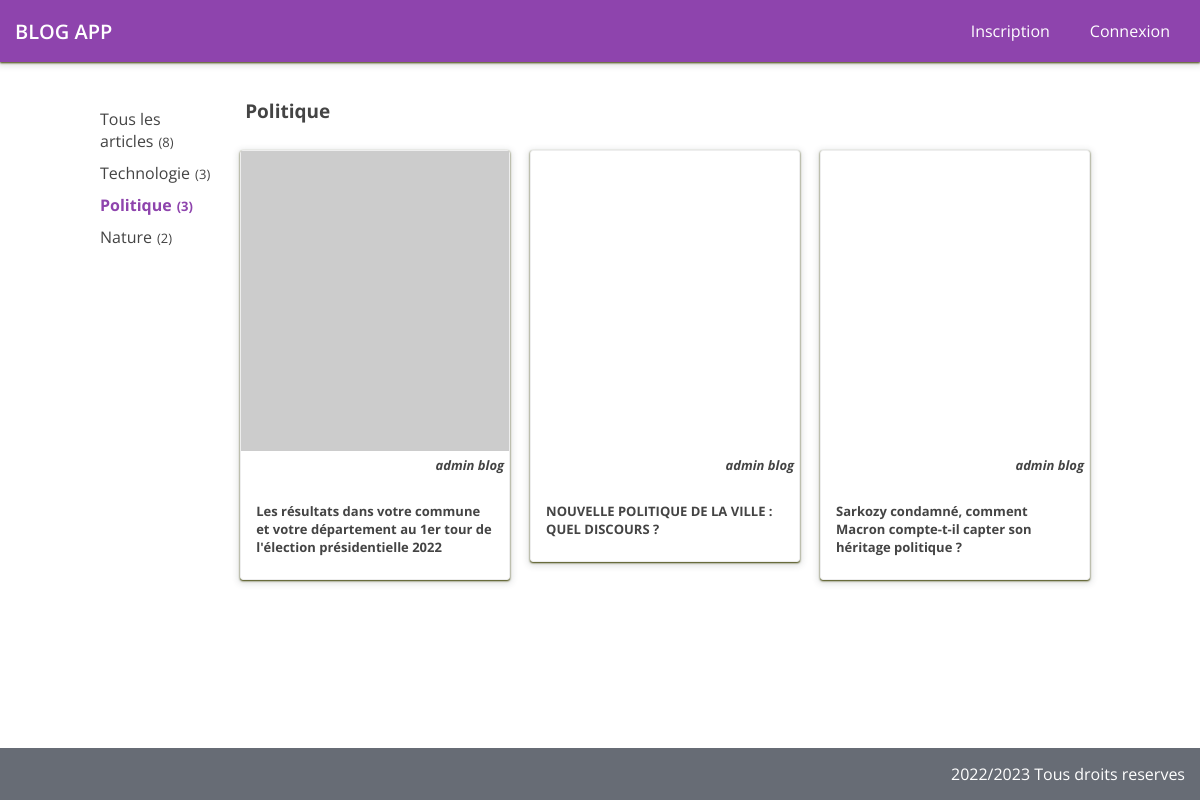
Screenshot of /?cat=Politique with the database file from the repository.
### tables this page shows
CREATE TABLE `article` (
                           `id` int NOT NULL AUTO_INCREMENT,
                           `title` varchar(255) NOT NULL,
                           `image` varchar(255) NOT NULL,
                           `content` longtext NOT NULL,
                           `category` varchar(45) NOT NULL,
                           `author` int DEFAULT NULL,
                           PRIMARY KEY (`id`),
                           KEY `fk_article_user_idx` (`author`),
                           CONSTRAINT `fk_article_user` FOREIGN KEY (`author`) REFERENCES `user` (`id`)
);

CREATE TABLE `user` (
                        `id` int NOT NULL AUTO_INCREMENT,
                        `firstname` varchar(200) NOT NULL,
                        `lastname` varchar(200) NOT NULL,
                        `email` varchar(200) NOT NULL,
                        `password` varchar(500) NOT NULL,
                        PRIMARY KEY (`id`)
);

### database/models/ArticleDAO.php (called while the page is built, shortened)
<?php
class ArticleDAO {
    private PDOStatement $statementReadAll;
    function __construct(private PDO $pdo)
    {
        $this->statementReadAll = $this->pdo->prepare('SELECT article.*, user.firstname, user.lastname FROM article LEFT JOIN user ON article.author = user.id');
    }
    function getAll() : array {
        $this->statementReadAll->execute();
        return $this->statementReadAll->fetchAll();
    }
}
return new ArticleDAO($pdo);

### index.php (the view, shortened to what this page needs)
<?php
    require __DIR__.'/database/database.php';
    $articleDAO = require_once './database/models/ArticleDAO.php';
    $articles = $articleDAO->getAll();
    $categories = [];
    $selectedCat = $_GET['cat'] ?? '';
    if(count($articles)) {
        $catmap = array_map(fn ($a) => $a['category'], $articles);
        $categories = array_reduce($catmap, function($acc, $cat) {
            if(isset($acc[$cat])){
                $acc[$cat]++;
            } else {
                $acc[$cat] = 1;
            }
            return $acc;
        }, []);
        $articlesPerCategories = array_reduce($articles, function($acc, $article) {
            if(isset($acc[$article['category']])) {
                $acc[$article['category']] = [...$acc[$article['category']], $article];
            } else {
                $acc[$article['category']] = [$article];
            }
            return $acc;
        }, []);
    }
?>
<!DOCTYPE html>
<html lang="en">
<head>
    <?php require_once 'includes/head.php' ?>
    <link rel="stylesheet" href="public/css/index.css">
</head>
<body>
    <div class="container">
        <?php require_once 'includes/header.php'  ?>
        <div class="content">
            <div class="newsfeed-container">
                <ul class="category-container">
                    <li class="<?= $selectedCat ? '' : 'cat-active' ?>" ><a href="/">
                        Tous les articles<span class="small">(<?= count($articles) ?>)</span>
                    </a></li>
                    <?php foreach($categories as $catName => $catNum) : ?>
                        <li class="<?= $selectedCat === $catName ? 'cat-active' : '' ?>" ><a href="/?cat=<?= $catName ?>">
                            <?= $catName ?><span class="small">(<?= $catNum ?>)</span>
                        </a></li>
                    <?php endforeach; ?>
                </ul>
                <div class="feed-container">
                    <?php if(!$selectedCat) : ?>
                        <?php foreach($categories as $cat => $num) : ?>
                            <h2 class="p-10"><?= $cat ?></h2>
                            <div class="articles-container">
                                <?php foreach($articlesPerCategories[$cat] as $article) : ?>
                                    <a href="/show-article.php?id=<?= $article['id'] ?>" class="article block">
                                        <div class="overflow">
                                            <div class="img-container" style="background-image: url(<?= $article['image'] ?>);" ></div>
                                        </div>
                                        <?php if($article['author']) : ?>
                                            <div class="article-author">
                                                <p><?= $article['firstname']. ' ' .$article['lastname'] ?></p>
                                            </div>
                                        <?php endif ; ?>
                                        <h3><?= substr($article['title'], 0 ,40) . '...' ?></h3>
                                    </a>
                                <?php endforeach; ?>
                            </div>
                        <?php endforeach; ?>
                    <?php else : ?>
                        <h2><?= $selectedCat ?></h2>
                        <div class="articles-container">
                            <?php foreach($articlesPerCategories[$selectedCat] as $article) : ?>
                                <a href="/show-article.php?id=<?= $article['id'] ?>" class="article block">
                                    <div class="overflow">
                                        <div class="img-container" style="background-image: url(<?= $article['image'] ?>);" ></div>
                                    </div>
                                    <?php if($article['author']) : ?>
                                        <div class="article-author">
                                            <p><?= $article['firstname']. ' ' .$article['lastname'] ?></p>
                                        </div>
                                    <?php endif ; ?>
                                    <h3><?= $article['title'] ?></h3>
                                </a>
                            <?php endforeach; ?>
                        </div>
                    <?php endif; ?>
                </div>
            </div>
        </div>
        <?php require_once 'includes/footer.php'  ?>
    </div>
</body>
</html>

### public/css/style.css (style rules this page uses)
:root { --font-family: 'Open Sans', sans-serif; --primary: #8e44ad; --primary-dark: #72378b; --dark: #676c75; --danger: #e74c3c; --background-light: #ecf0f1; --text-color: #444; --text-color-light: #fff; --box-shadow: rgba(60, 64, 0.3) 0px 1px 2px 0px, rgba(60, 64, 67, 0.15) 0px 2px 6px 2px; --border: 1px solid #eee; }
* { box-sizing: border-box; }
html, body { margin: 0; padding: 0; font-size: 10px; font-family: var(--font-family); }
h1, p { margin: 0%; }
ul { list-style-type: none; padding: 0; }
a { color: inherit; text-decoration: none; }
.container { font-size: 1.6rem; min-height: 100vh; display: flex; flex-flow: column; color: var(--text-color); }
.content { max-width: 100rem; width: 100%; flex: 1; align-self: center; display: flex; flex-flow: column; padding: 2rem 0; align-items: center; }
.block { border-radius: 3px; border: var(--border); background-color: white; box-shadow: var(--box-shadow); }

### public/css/index.css (style rules this page uses)
.newsfeed-container { display: flex; flex-flow: row nowrap; }
.category-container { flex: 250px; }
.category-container li { margin: 1rem 0; transition: color .3s; }
.cat-active { color: var(--primary); font-weight: 700; }
.small { font-size: 1.3rem; margin: 0 .5rem; }
.feed-container h2 { font-size: 1.9rem; padding: 0 1.5rem; }
.articles-container { display: flex; flex-flow: row wrap; justify-content: center; align-items: flex-start; }
.article { flex: 30%; margin: 1rem; min-height: 41rem; cursor: pointer; }
.article h3 { font-size: 1.3rem; padding: 1rem 1.5rem; }
.article-author { display: flex; flex-flow: row; justify-content: flex-end; padding: 5px; }
.article-author p { font-size: 1.3rem; font-weight: 700; font-style: italic; }
.overflow { overflow: hidden; }
.img-container { height: 30rem; background-size: cover; transition: .4s; }

### rows the page displays
article: category "3", category "2", author.firstname "admin", author.lastname "blog", title "NOUVELLE POLITIQUE DE LA VILLE : QUEL DISCOURS ?"
article: author.firstname "admin", author.lastname "blog", title "Les résultats dans votre commune et votre département au 1er tour de l'élection présidentielle 2022"
article: author.firstname "admin", author.lastname "blog", title "Sarkozy condamné, comment Macron compte-t-il capter son héritage politique ?"

### other values shown
count($articles) "8"
$catName "Technologie"
$catName "Politique"
$catName "Nature"
$selectedCat "Politique"
